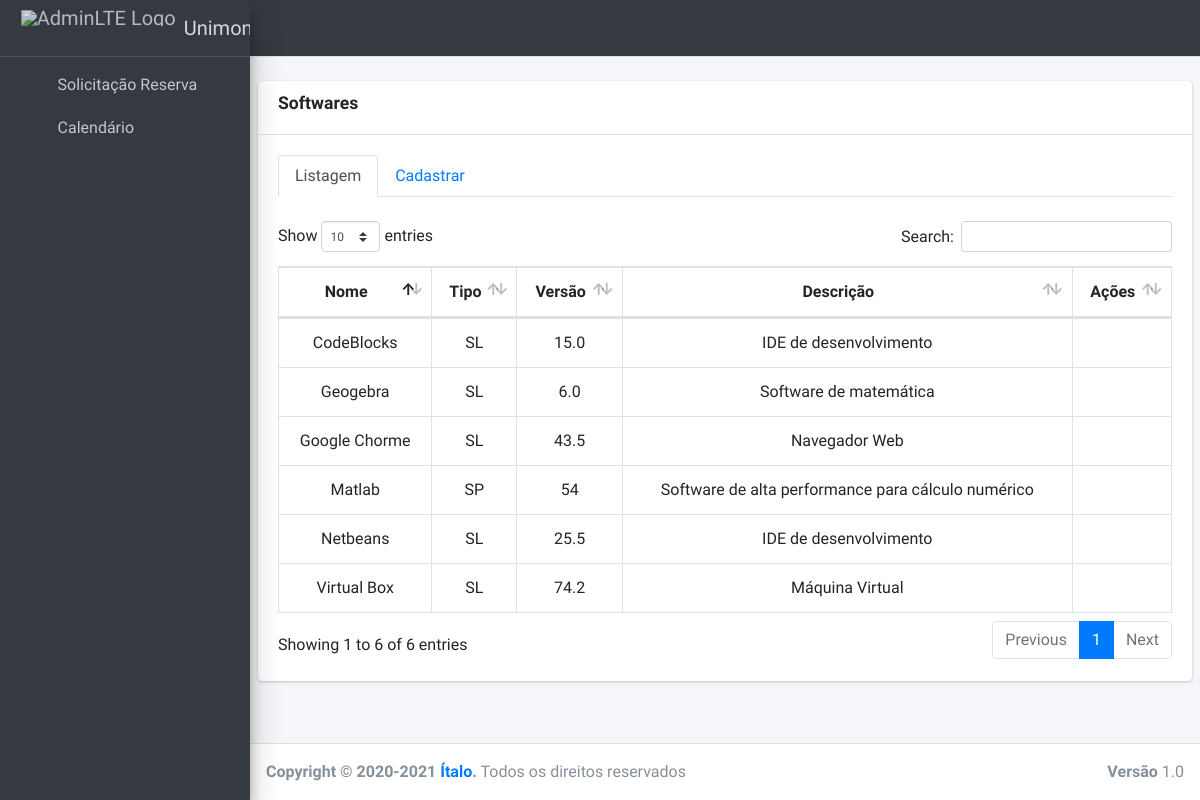
The page /panel/softwares/cadastrar on the database its author committed.
### core/models.py (models this page shows, shortened)
class Software(models.Model):
    TIPO_CHOICES = [
        ('SL', 'Software Livre'),
        ('SP', 'Software Licenciado'),
    ]
    name = models.CharField(max_length=100)
    versao = models.CharField(max_length=15)
    tipo = models.CharField(choices=TIPO_CHOICES, max_length=2, default='SL')
    descricao = models.TextField()

### core/views.py (the view, shortened to what this page needs)
# urls.py: path('panel/softwares/cadastrar', CreateSoftwareView.as_view(), name='software-create'),
class CreateSoftwareView(CreateView):
    form_class = SoftwareForm
    template_name = 'panel/software/create.html'
    success_url = reverse_lazy('software-create')
    def get_context_data(self, **kwargs):
        context = super(CreateSoftwareView, self).get_context_data(**kwargs)
        context['softwares'] = Software.objects.order_by('?').all()
        return context

### core/forms.py
class SoftwareForm(forms.ModelForm):
    class Meta:
        model = Software
        fields = ('name', 'versao', 'tipo', 'descricao')

### core/templates/panel/software/create.html (shortened to what this page needs)
{% extends 'layouts/base.html' %}
{% load static %}
{% block head %}
<link rel="stylesheet" href="{% static 'plugins/datatables-bs4/css/dataTables.bootstrap4.min.css' %}">
<link rel="stylesheet" href="{% static 'plugins/datatables-responsive/css/responsive.bootstrap4.min.css' %}">
{% endblock %}
{% block layouts %}
    {% include 'layouts/navbar.html' %}
    {% include 'layouts/sidebar.html' %}
{% endblock %}
{% block content %}
{% load widget_tweaks %}
 <div class="content-wrapper">
    <br>
    <section class="content">
      <div class="card">
        <div class="card-header">
          <h3 class="card-title"><label>Softwares</label></h3>
        </div>
        <div class="card-body">
          <ul class="nav nav-tabs" id="custom-content-below-tab" role="tablist">
            <li class="nav-item">
              <a class="nav-link active" id="custom-content-below-home-tab" data-toggle="pill" href="#custom-content-below-home" role="tab" aria-controls="custom-content-below-home" aria-selected="true">Listagem</a>
            </li>
            <li class="nav-item">
              <a class="nav-link" id="custom-content-below-profile-tab" data-toggle="pill" href="#custom-content-below-profile" role="tab" aria-controls="custom-content-below-profile" aria-selected="false">Cadastrar</a>
            </li>
          </ul>
          <div class="tab-content" id="custom-content-below-tabContent">
            <div class="tab-pane fade show active" id="custom-content-below-home" role="tabpanel" aria-labelledby="custom-content-below-home-tab">
              <br>
              <table id="table-lab" class="table table-bordered table-hover dataTable">
                <thead>
                    <tr>
                        <th class="text-center">Nome</th>
                        <th class="text-center">Tipo</th>
                        <th class="text-center">Versão</th>
                        <th class="text-center">Descrição</th>
                        <th class="text-center">Ações</th>
                    </tr>
                </thead>
                <tbody>
                    {% for s in softwares %}
                        <tr>
                            <td>{{ s.name }}</td>
                            <td>{{ s.tipo }}</td>
                            <td>{{ s.versao }}</td>
                            <td>{{ s.descricao }}</td>
                            <td>
                                <a href="{% url 'software-detail' s.pk %}" title="Informações"><i class="far fa-eye"></i></a>
                            </td>
                        </tr>
                    {% endfor %}
                </tbody>
              </table>
           </div>
          </div>
        </div>
      </div>
    </section>
  </div>
{% endblock %}
{% block footer %}
    {% include 'layouts/footer.html' %}
{% endblock %}

### core/static/custom/custom.css (style rules this page uses)
td { text-align:center; vertical-align:middle; }

### rows shown on the page
Software: name "Google Chorme", tipo "SL", versao "43.5", descricao "Navegador Web"
Software: name "Netbeans", tipo "SL", versao "25.5", descricao "IDE de desenvolvimento"
Software: name "CodeBlocks", tipo "SL", versao "15.0", descricao "IDE de desenvolvimento"
Software: name "Matlab", tipo "SP", versao "54", descricao "Software de alta performance para cálculo numérico"
Software: name "Virtual Box", tipo "SL", versao "74.2", descricao "Máquina Virtual"
Software: name "Geogebra", tipo "SL", versao "6.0", descricao "Software de matemática"
